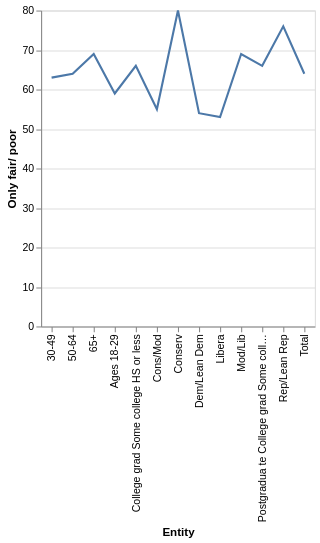

Vega-Lite specification for this chart:
### Vega-Lite specification from a JSON file in a GitHub repository (floating-point values rounded to 4 significant figures)
{"$schema": "https://vega.github.io/schema/vega-lite/v5.json", "description": "Line chart auto-generated from CSV", "data": {"values": [{"Entity": "Libera", "Only fair/ poor": "53", "Good/ excellent": "45.0"}, {"Entity": "Cons/Mod", "Only fair/ poor": "55", "Good/ excellent": "nan"}, {"Entity": "Dem/Lean Dem", "Only fair/ poor": "54", "Good/ excellent": "nan"}, {"Entity": "Mod/Lib", "Only fair/ poor": "69", "Good/ excellent": "28.0"}, {"Entity": "Conserv", "Only fair/ poor": "80", "Good/ excellent": "nan"}, {"Entity": "Rep/Lean Rep", "Only fair/ poor": "76", "Good/ excellent": "21.0"}, {"Entity": "College grad Some college HS or less", "Only fair/ poor": "66", "Good/ excellent": "66.0"}, {"Entity": "Postgradua te College grad Some college HS for less", "Only fair/ poor": "66", "Good/ excellent": "66.0"}, {"Entity": "65+", "Only fair/ poor": "69", "Good/ excellent": "27.0"}, {"Entity": "50-64", "Only fair/ poor": "64", "Good/ excellent": "33.0"}, {"Entity": "30-49", "Only fair/ poor": "63", "Good/ excellent": "34.0"}, {"Entity": "Ages 18-29", "Only fair/ poor": "59", "Good/ excellent": "38.0"}, {"Entity": "Total", "Only fair/ poor": "64", "Good/ excellent": "33.0"}]}, "mark": "line", "encoding": {"x": {"field": "Entity", "type": "ordinal"}, "y": {"field": "Only fair/ poor", "type": "quantitative"}}}
